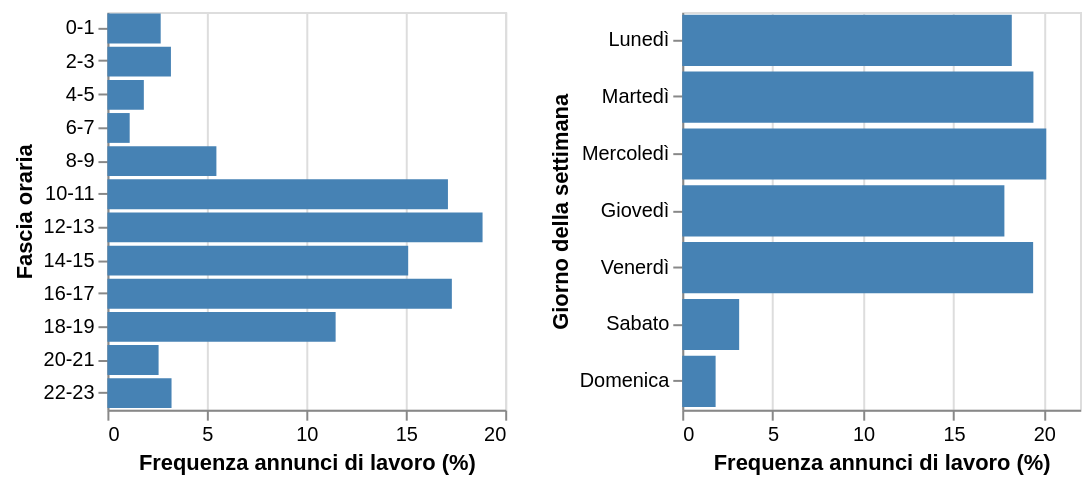

The specification (Vega-Lite) saved for this image:
### Vega specification from a JSON file in a GitHub repository (floating-point values rounded to 4 significant figures)
{"$schema": "https://vega.github.io/schema/vega/v5.json", "background": "white", "data": [{"name": "source_0"}, {"name": "data_0", "values": [{"ore_combined": "12-13", "relative_frequency_percentuale": 18.86, "relative_frequency_percentuale_end": 18.86, "relative_frequency_percentuale_start": 0.0}, {"ore_combined": "16-17", "relative_frequency_percentuale": 17.32, "relative_frequency_percentuale_end": 17.32, "relative_frequency_percentuale_start": 0.0}, {"ore_combined": "10-11", "relative_frequency_percentuale": 17.12, "relative_frequency_percentuale_end": 17.12, "relative_frequency_percentuale_start": 0.0}, {"ore_combined": "14-15", "relative_frequency_percentuale": 15.12, "relative_frequency_percentuale_end": 15.12, "relative_frequency_percentuale_start": 0.0}, {"ore_combined": "18-19", "relative_frequency_percentuale": 11.47, "relative_frequency_percentuale_end": 11.47, "relative_frequency_percentuale_start": 0.0}, {"ore_combined": "8-9", "relative_frequency_percentuale": 5.48, "relative_frequency_percentuale_end": 5.48, "relative_frequency_percentuale_start": 0.0}, {"ore_combined": "22-23", "relative_frequency_percentuale": 3.224, "relative_frequency_percentuale_end": 3.224, "relative_frequency_percentuale_start": 0.0}, {"ore_combined": "2-3", "relative_frequency_percentuale": 3.194, "relative_frequency_percentuale_end": 3.194, "relative_frequency_percentuale_start": 0.0}, {"ore_combined": "0-1", "relative_frequency_percentuale": 2.679, "relative_frequency_percentuale_end": 2.679, "relative_frequency_percentuale_start": 0.0}, {"ore_combined": "20-21", "relative_frequency_percentuale": 2.573, "relative_frequency_percentuale_end": 2.573, "relative_frequency_percentuale_start": 0.0}, {"ore_combined": "4-5", "relative_frequency_percentuale": 1.832, "relative_frequency_percentuale_end": 1.832, "relative_frequency_percentuale_start": 0.0}, {"ore_combined": "6-7", "relative_frequency_percentuale": 1.12, "relative_frequency_percentuale_end": 1.12, "relative_frequency_percentuale_start": 0.0}]}, {"name": "source_1"}, {"name": "data_1", "values": [{"giorni_italiano": "Mercoledì", "relative_frequency_percentuale": 20.13, "relative_frequency_percentuale_end": 20.13, "relative_frequency_percentuale_start": 0.0}, {"giorni_italiano": "Martedì", "relative_frequency_percentuale": 19.42, "relative_frequency_percentuale_end": 19.42, "relative_frequency_percentuale_start": 0.0}, {"giorni_italiano": "Venerdì", "relative_frequency_percentuale": 19.41, "relative_frequency_percentuale_end": 19.41, "relative_frequency_percentuale_start": 0.0}, {"giorni_italiano": "Lunedì", "relative_frequency_percentuale": 18.23, "relative_frequency_percentuale_end": 18.23, "relative_frequency_percentuale_start": 0.0}, {"giorni_italiano": "Giovedì", "relative_frequency_percentuale": 17.82, "relative_frequency_percentuale_end": 17.82, "relative_frequency_percentuale_start": 0.0}, {"giorni_italiano": "Sabato", "relative_frequency_percentuale": 3.149, "relative_frequency_percentuale_end": 3.149, "relative_frequency_percentuale_start": 0.0}, {"giorni_italiano": "Domenica", "relative_frequency_percentuale": 1.847, "relative_frequency_percentuale_end": 1.847, "relative_frequency_percentuale_start": 0.0}]}, {"name": "source_0_concat_0_y_domain_ore_combined", "values": [{"ore_combined": "12-13", "sort_field": 6.0}, {"ore_combined": "16-17", "sort_field": 8.0}, {"ore_combined": "10-11", "sort_field": 5.0}, {"ore_combined": "14-15", "sort_field": 7.0}, {"ore_combined": "18-19", "sort_field": 9.0}, {"ore_combined": "8-9", "sort_field": 4.0}, {"ore_combined": "22-23", "sort_field": 11.0}, {"ore_combined": "2-3", "sort_field": 1.0}, {"ore_combined": "0-1", "sort_field": 0.0}, {"ore_combined": "20-21", "sort_field": 10.0}, {"ore_combined": "4-5", "sort_field": 2.0}, {"ore_combined": "6-7", "sort_field": 3.0}]}, {"name": "source_1_concat_1_y_domain_giorni_italiano", "values": [{"giorni_italiano": "Mercoledì", "sort_field": 2.0}, {"giorni_italiano": "Martedì", "sort_field": 1.0}, {"giorni_italiano": "Venerdì", "sort_field": 4.0}, {"giorni_italiano": "Lunedì", "sort_field": 0.0}, {"giorni_italiano": "Giovedì", "sort_field": 3.0}, {"giorni_italiano": "Sabato", "sort_field": 5.0}, {"giorni_italiano": "Domenica", "sort_field": 6.0}]}], "height": 200, "layout": {"align": "each", "bounds": "full", "padding": 20}, "marks": [{"axes": [{"aria": false, "domain": false, "grid": true, "gridScale": "concat_0_y", "labels": false, "maxExtent": 0, "minExtent": 0, "orient": "bottom", "scale": "concat_0_x", "tickCount": {"signal": "ceil(childWidth/40)"}, "ticks": false, "zindex": 0}, {"grid": false, "labelFlush": true, "labelOverlap": true, "orient": "bottom", "scale": "concat_0_x", "tickCount": {"signal": "ceil(childWidth/40)"}, "title": "Frequenza annunci di lavoro (%)", "zindex": 0}, {"grid": false, "orient": "left", "scale": "concat_0_y", "title": "Fascia oraria", "zindex": 0}], "encode": {"update": {"height": {"signal": "height"}, "width": {"signal": "childWidth"}}}, "marks": [{"encode": {"update": {"fill": {"value": "#4682b4"}, "height": {"signal": "max(0.25, bandwidth('concat_0_y'))"}, "tooltip": {"signal": "{\"Percentuale:\": format(datum[\"relative_frequency_percentuale\"], \".1f\")}"}, "x": {"field": "relative_frequency_percentuale_end", "scale": "concat_0_x"}, "x2": {"field": "relative_frequency_percentuale_start", "scale": "concat_0_x"}, "y": {"field": "ore_combined", "scale": "concat_0_y"}}}, "from": {"data": "data_0"}, "name": "concat_0_marks", "style": ["bar"], "type": "rect"}], "name": "concat_0_group", "style": "cell", "type": "group"}, {"axes": [{"aria": false, "domain": false, "grid": true, "gridScale": "concat_1_y", "labels": false, "maxExtent": 0, "minExtent": 0, "orient": "bottom", "scale": "concat_1_x", "tickCount": {"signal": "ceil(childWidth/40)"}, "ticks": false, "zindex": 0}, {"grid": false, "labelFlush": true, "labelOverlap": true, "orient": "bottom", "scale": "concat_1_x", "tickCount": {"signal": "ceil(childWidth/40)"}, "title": "Frequenza annunci di lavoro (%)", "zindex": 0}, {"grid": false, "orient": "left", "scale": "concat_1_y", "title": "Giorno della settimana", "zindex": 0}], "encode": {"update": {"height": {"signal": "height"}, "width": {"signal": "childWidth"}}}, "marks": [{"encode": {"update": {"fill": {"value": "#4682b4"}, "height": {"signal": "max(0.25, bandwidth('concat_1_y'))"}, "tooltip": {"signal": "{\"Percentuale:\": format(datum[\"relative_frequency_percentuale\"], \".1f\")}"}, "x": {"field": "relative_frequency_percentuale_end", "scale": "concat_1_x"}, "x2": {"field": "relative_frequency_percentuale_start", "scale": "concat_1_x"}, "y": {"field": "giorni_italiano", "scale": "concat_1_y"}}}, "from": {"data": "data_1"}, "name": "concat_1_marks", "style": ["bar"], "type": "rect"}], "name": "concat_1_group", "style": "cell", "type": "group"}], "padding": 5, "scales": [{"domain": {"data": "data_0", "fields": ["relative_frequency_percentuale_start", "relative_frequency_percentuale_end"]}, "name": "concat_0_x", "nice": true, "range": [0, {"signal": "childWidth"}], "type": "linear", "zero": true}, {"domain": {"data": "source_0_concat_0_y_domain_ore_combined", "field": "ore_combined", "sort": {"field": "sort_field", "op": "max"}}, "name": "concat_0_y", "paddingInner": 0.1, "paddingOuter": 0.05, "range": [0, {"signal": "height"}], "type": "band"}, {"domain": {"data": "data_1", "fields": ["relative_frequency_percentuale_start", "relative_frequency_percentuale_end"]}, "name": "concat_1_x", "nice": true, "range": [0, {"signal": "childWidth"}], "type": "linear", "zero": true}, {"domain": {"data": "source_1_concat_1_y_domain_giorni_italiano", "field": "giorni_italiano", "sort": {"field": "sort_field", "op": "max"}}, "name": "concat_1_y", "paddingInner": 0.1, "paddingOuter": 0.05, "range": [0, {"signal": "height"}], "type": "band"}], "signals": [{"name": "childWidth", "value": 200}]}
